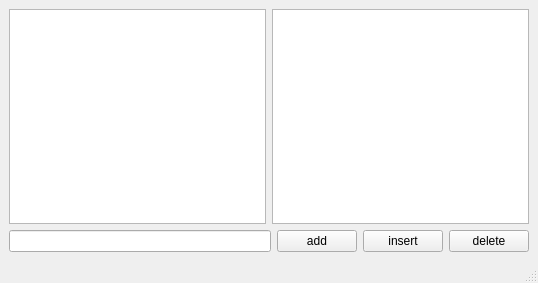
<?xml version="1.0" encoding="UTF-8"?>
<ui version="4.0">
 <class>MainWindow</class>
 <widget class="QMainWindow" name="MainWindow">
  <property name="geometry">
   <rect>
    <x>0</x>
    <y>0</y>
    <width>538</width>
    <height>283</height>
   </rect>
  </property>
  <property name="windowTitle">
   <string>MainWindow</string>
  </property>
  <widget class="QWidget" name="centralwidget">
   <layout class="QVBoxLayout" name="verticalLayout">
    <item>
     <layout class="QHBoxLayout" name="horizontalLayout">
      <item>
       <widget class="QListView" name="listView">
        <property name="viewMode">
         <enum>QListView::ListMode</enum>
        </property>
       </widget>
      </item>
      <item>
       <widget class="QTableView" name="tableView">
        <attribute name="horizontalHeaderCascadingSectionResizes">
         <bool>false</bool>
        </attribute>
       </widget>
      </item>
     </layout>
    </item>
    <item>
     <layout class="QHBoxLayout" name="horizontalLayout_2">
      <item>
       <widget class="QLineEdit" name="lineEdit"/>
      </item>
      <item>
       <widget class="QPushButton" name="btnAdd">
        <property name="text">
         <string>add</string>
        </property>
       </widget>
      </item>
      <item>
       <widget class="QPushButton" name="btnInsert">
        <property name="text">
         <string>insert</string>
        </property>
       </widget>
      </item>
      <item>
       <widget class="QPushButton" name="btnDelete">
        <property name="text">
         <string>delete</string>
        </property>
       </widget>
      </item>
     </layout>
    </item>
   </layout>
  </widget>
  <widget class="QMenuBar" name="menubar">
   <property name="geometry">
    <rect>
     <x>0</x>
     <y>0</y>
     <width>538</width>
     <height>20</height>
    </rect>
   </property>
  </widget>
  <widget class="QStatusBar" name="statusbar"/>
 </widget>
 <resources/>
 <connections/>
</ui>
